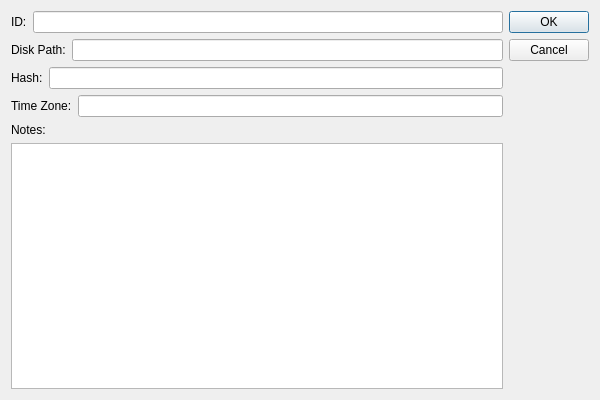
<?xml version="1.0" encoding="UTF-8"?>
<ui version="4.0">
 <class>addDataSourceDialog</class>
 <widget class="QDialog" name="addDataSourceDialog">
  <property name="geometry">
   <rect>
    <x>0</x>
    <y>0</y>
    <width>600</width>
    <height>400</height>
   </rect>
  </property>
  <property name="windowTitle">
   <string>Dialog</string>
  </property>
  <layout class="QGridLayout" name="gridLayout">
   <item row="0" column="0">
    <layout class="QVBoxLayout" name="verticalLayout">
     <item>
      <layout class="QHBoxLayout" name="horizontalLayout_4">
       <item>
        <widget class="QLabel" name="label_4">
         <property name="text">
          <string>ID:</string>
         </property>
        </widget>
       </item>
       <item>
        <widget class="QLineEdit" name="lineEdit_4"/>
       </item>
      </layout>
     </item>
     <item>
      <layout class="QHBoxLayout" name="horizontalLayout_5">
       <item>
        <widget class="QLabel" name="label_5">
         <property name="text">
          <string>Disk Path:</string>
         </property>
        </widget>
       </item>
       <item>
        <widget class="QLineEdit" name="lineEdit_5"/>
       </item>
      </layout>
     </item>
     <item>
      <layout class="QHBoxLayout" name="horizontalLayout_6">
       <item>
        <widget class="QLabel" name="label_6">
         <property name="text">
          <string>Hash:</string>
         </property>
        </widget>
       </item>
       <item>
        <widget class="QLineEdit" name="lineEdit_6"/>
       </item>
      </layout>
     </item>
     <item>
      <layout class="QHBoxLayout" name="horizontalLayout_7">
       <item>
        <widget class="QLabel" name="label_7">
         <property name="text">
          <string>Time Zone:</string>
         </property>
        </widget>
       </item>
       <item>
        <widget class="QLineEdit" name="lineEdit_7"/>
       </item>
      </layout>
     </item>
     <item>
      <layout class="QVBoxLayout" name="verticalLayout_2">
       <item>
        <widget class="QLabel" name="label">
         <property name="text">
          <string>Notes:</string>
         </property>
        </widget>
       </item>
       <item>
        <widget class="QPlainTextEdit" name="plainTextEdit"/>
       </item>
      </layout>
     </item>
    </layout>
   </item>
   <item row="0" column="1">
    <widget class="QDialogButtonBox" name="buttonBox">
     <property name="orientation">
      <enum>Qt::Orientation::Vertical</enum>
     </property>
     <property name="standardButtons">
      <set>QDialogButtonBox::StandardButton::Cancel|QDialogButtonBox::StandardButton::Ok</set>
     </property>
    </widget>
   </item>
  </layout>
 </widget>
 <resources/>
 <connections>
  <connection>
   <sender>buttonBox</sender>
   <signal>accepted()</signal>
   <receiver>addDataSourceDialog</receiver>
   <slot>accept()</slot>
   <hints>
    <hint type="sourcelabel">
     <x>248</x>
     <y>254</y>
    </hint>
    <hint type="destinationlabel">
     <x>157</x>
     <y>274</y>
    </hint>
   </hints>
  </connection>
  <connection>
   <sender>buttonBox</sender>
   <signal>rejected()</signal>
   <receiver>addDataSourceDialog</receiver>
   <slot>reject()</slot>
   <hints>
    <hint type="sourcelabel">
     <x>316</x>
     <y>260</y>
    </hint>
    <hint type="destinationlabel">
     <x>286</x>
     <y>274</y>
    </hint>
   </hints>
  </connection>
 </connections>
</ui>
